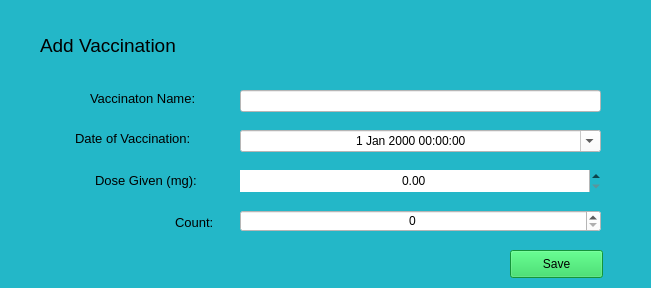
<?xml version="1.0" encoding="UTF-8"?>
<ui version="4.0">
 <class>addVaccinationWindow</class>
 <widget class="QMainWindow" name="addVaccinationWindow">
  <property name="geometry">
   <rect>
    <x>0</x>
    <y>0</y>
    <width>651</width>
    <height>288</height>
   </rect>
  </property>
  <property name="minimumSize">
   <size>
    <width>651</width>
    <height>288</height>
   </size>
  </property>
  <property name="maximumSize">
   <size>
    <width>651</width>
    <height>288</height>
   </size>
  </property>
  <property name="windowTitle">
   <string>e-Pet - Add Vaccination</string>
  </property>
  <property name="styleSheet">
   <string notr="true">background: #23B7C8;</string>
  </property>
  <widget class="QWidget" name="centralwidget">
   <widget class="QLabel" name="label">
    <property name="geometry">
     <rect>
      <x>40</x>
      <y>30</y>
      <width>171</width>
      <height>31</height>
     </rect>
    </property>
    <property name="font">
     <font>
      <pointsize>14</pointsize>
     </font>
    </property>
    <property name="text">
     <string>Add Vaccination</string>
    </property>
   </widget>
   <widget class="QLabel" name="label_2">
    <property name="geometry">
     <rect>
      <x>90</x>
      <y>90</y>
      <width>141</width>
      <height>16</height>
     </rect>
    </property>
    <property name="font">
     <font>
      <pointsize>10</pointsize>
     </font>
    </property>
    <property name="text">
     <string>Vaccinaton Name:</string>
    </property>
   </widget>
   <widget class="QLabel" name="label_3">
    <property name="geometry">
     <rect>
      <x>75</x>
      <y>130</y>
      <width>151</width>
      <height>16</height>
     </rect>
    </property>
    <property name="font">
     <font>
      <pointsize>10</pointsize>
     </font>
    </property>
    <property name="text">
     <string>Date of Vaccination:</string>
    </property>
   </widget>
   <widget class="QLabel" name="label_4">
    <property name="geometry">
     <rect>
      <x>95</x>
      <y>170</y>
      <width>131</width>
      <height>20</height>
     </rect>
    </property>
    <property name="font">
     <font>
      <pointsize>10</pointsize>
     </font>
    </property>
    <property name="text">
     <string>Dose Given (mg):</string>
    </property>
   </widget>
   <widget class="QLabel" name="label_5">
    <property name="geometry">
     <rect>
      <x>175</x>
      <y>212</y>
      <width>51</width>
      <height>21</height>
     </rect>
    </property>
    <property name="font">
     <font>
      <pointsize>10</pointsize>
     </font>
    </property>
    <property name="text">
     <string>Count:</string>
    </property>
   </widget>
   <widget class="QLineEdit" name="vaccinationNameField">
    <property name="geometry">
     <rect>
      <x>240</x>
      <y>90</y>
      <width>361</width>
      <height>22</height>
     </rect>
    </property>
    <property name="styleSheet">
     <string notr="true">background: white;</string>
    </property>
   </widget>
   <widget class="QDateTimeEdit" name="dateOfVaccinationField">
    <property name="geometry">
     <rect>
      <x>240</x>
      <y>130</y>
      <width>361</width>
      <height>22</height>
     </rect>
    </property>
    <property name="styleSheet">
     <string notr="true">background: white;</string>
    </property>
    <property name="alignment">
     <set>Qt::AlignCenter</set>
    </property>
    <property name="calendarPopup">
     <bool>true</bool>
    </property>
   </widget>
   <widget class="QSpinBox" name="vaccinationCountField">
    <property name="geometry">
     <rect>
      <x>240</x>
      <y>210</y>
      <width>361</width>
      <height>22</height>
     </rect>
    </property>
    <property name="styleSheet">
     <string notr="true">background: white;</string>
    </property>
    <property name="alignment">
     <set>Qt::AlignCenter</set>
    </property>
   </widget>
   <widget class="QDoubleSpinBox" name="vaccinationDoseGivenField">
    <property name="geometry">
     <rect>
      <x>240</x>
      <y>170</y>
      <width>361</width>
      <height>22</height>
     </rect>
    </property>
    <property name="styleSheet">
     <string notr="true">background: white;</string>
    </property>
    <property name="frame">
     <bool>false</bool>
    </property>
    <property name="alignment">
     <set>Qt::AlignCenter</set>
    </property>
   </widget>
   <widget class="QPushButton" name="saveVaccinationButton">
    <property name="geometry">
     <rect>
      <x>510</x>
      <y>250</y>
      <width>93</width>
      <height>28</height>
     </rect>
    </property>
    <property name="styleSheet">
     <string notr="true">background: #1CD050;</string>
    </property>
    <property name="text">
     <string>Save</string>
    </property>
   </widget>
  </widget>
 </widget>
 <resources/>
 <connections/>
</ui>
